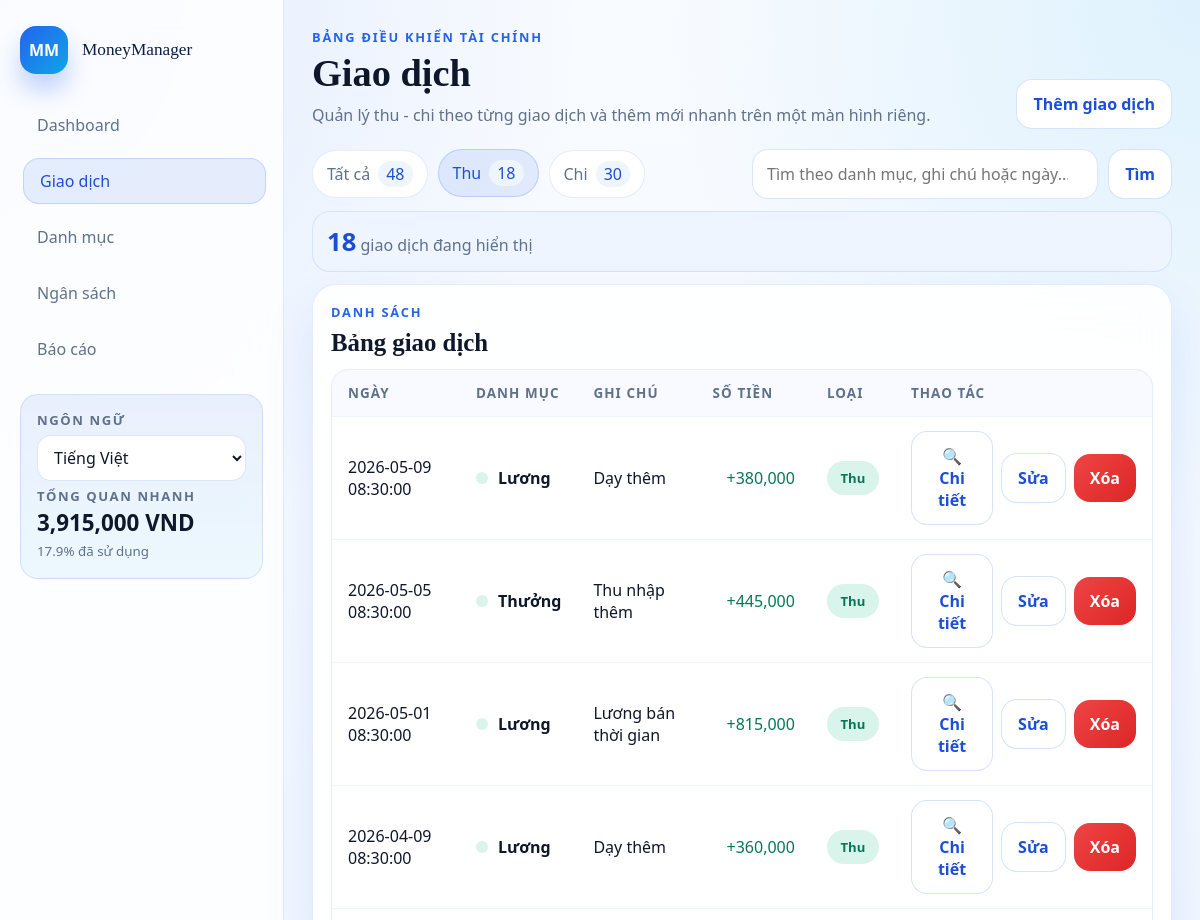
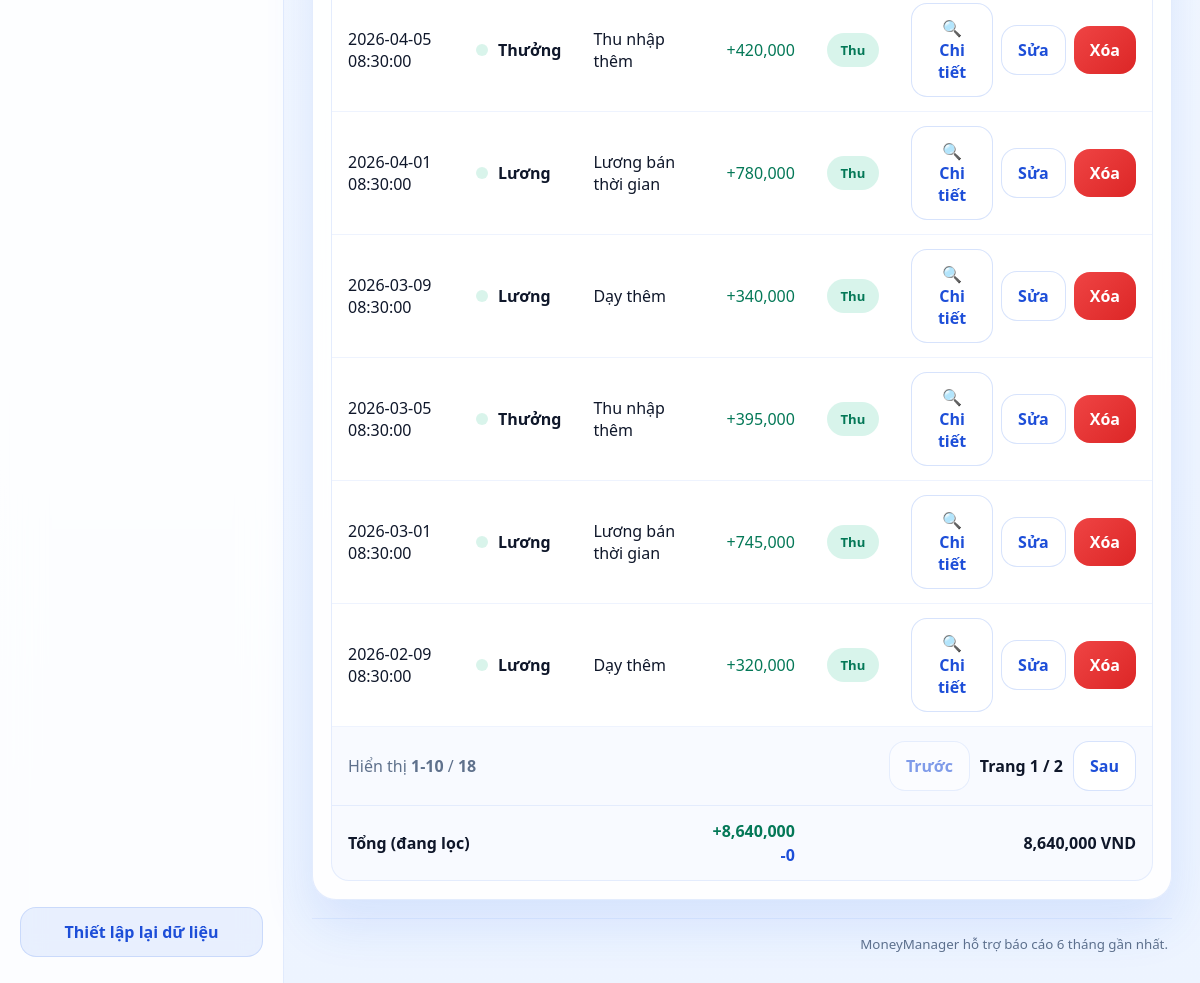
The page /transactions?q=&type=income on the database its author committed (2 pictures, top to bottom).
### tables this page shows
CREATE TABLE transactions (
        id INTEGER PRIMARY KEY AUTOINCREMENT,
        date TEXT NOT NULL,
        amount REAL NOT NULL,           -- Số dương cho thu, số âm cho chi
        category_id INTEGER NOT NULL,   -- Tham chiếu sang bảng categories
        note TEXT,
        FOREIGN KEY (category_id) REFERENCES categories (id)
        );

CREATE TABLE categories (
            id INTEGER PRIMARY KEY AUTOINCREMENT,
            key TEXT UNIQUE NOT NULL,
            value TEXT NOT NULL,
            type INTEGER NOT NULL CHECK (type IN (0, 1)) -- 0: chi, 1: thu
        );

### app.py (the view)
@app.route("/transactions")
def transactions_page() -> str:
    search_query = request.args.get("q", default="").strip()
    return render_template(
        "transactions.html",
        **_transaction_form_context(
            "transactions",
            t("transactions_title"),
            t("transactions_subtitle"),
            search_query,
        ),
    )

### app.py (called while the page is built)
def _current_language() -> str:
    language = session.get("language", "vi")
    return language if language in FILE_TRANSLATIONS else "vi"

def t(key: str) -> str:
    language = _current_language()
    return FILE_TRANSLATIONS.get(language, FILE_TRANSLATIONS.get("vi", {})).get(key, key)

@app.context_processor
def inject_language_context() -> dict[str, object]:
    return {
        "current_lang": _current_language(),
        "supported_languages": [
            {
                "code": option["code"],
                "label": t("language_vi") if option["code"] == "vi" else t("language_en"),
            }
            for option in SUPPORTED_LANGUAGES
        ],
        "t": t,
        "category_label": _category_label,
        "note_label": _note_label,
    }

def _format_money(value: float) -> str:
    return f"{value:,.0f}"

def _category_label(category_key: str, fallback: str | None = None) -> str:
    label_key = f"category_label_{category_key}"
    label = t(label_key)
    if label != label_key:
        return label
    return fallback or category_key

def _note_label(note_text: str | None) -> str:
    if not note_text:
        return ""
    translation_key = _NOTE_TRANSLATION_KEYS.get(note_text)
    return t(translation_key) if translation_key else note_text

def _month_bounds(year: int, month: int) -> tuple[str, str]:
    start = datetime(year, month, 1, 0, 0, 0)
    end_day = calendar.monthrange(year, month)[1]
    end = datetime(year, month, end_day, 23, 59, 59)
    return start.strftime("%Y-%m-%d %H:%M:%S"), end.strftime("%Y-%m-%d %H:%M:%S")

def _ensure_db() -> None:
    if not app.config.get("DATABASE_READY", False):
        db_helper.init_db()
        app.config["DATABASE_READY"] = True

### modulo/db_helper.py (called while the page is built)
def get_connection():
    db_dir = os.path.join(os.path.dirname(__file__), '../database')
    db_path = os.path.join(db_dir, 'finance.db')
    os.makedirs(db_dir, exist_ok=True)
    conn = sqlite3.connect(db_path)
    conn.row_factory = sqlite3.Row
    return conn

def get_all_categories():
    conn = get_connection()
    cursor = conn.cursor()
    cursor.execute('SELECT * FROM categories ORDER BY type, value')
    rows = cursor.fetchall()
    conn.close()
    return [dict(row) for row in rows]

def get_setting(key):
    conn = get_connection()
    cursor = conn.cursor()
    cursor.execute('SELECT value FROM settings WHERE key = ?', (key,))
    row = cursor.fetchone()
    conn.close()
    return row['value'] if row else None

### templates/transactions.html (shortened to what this page needs)
{% extends "base.html" %}
{% block content %}
<section class="transaction-toolbar">
  <div class="chip-row">
    <a class="chip {% if transaction_type_filter == 'all' %}active{% endif %}" href="{{ url_for('transactions_page', q=search_query) }}">
      {{ t('all') }} <span>{{ transaction_type_counts.all }}</span>
    </a>
    <a class="chip {% if transaction_type_filter == 'income' %}active{% endif %}" href="{{ url_for('transactions_page', q=search_query, type='income') }}">
      {{ t('income') }} <span>{{ transaction_type_counts.income }}</span>
    </a>
    <a class="chip {% if transaction_type_filter == 'expense' %}active{% endif %}" href="{{ url_for('transactions_page', q=search_query, type='expense') }}">
      {{ t('expense') }} <span>{{ transaction_type_counts.expense }}</span>
    </a>
  </div>
  <form class="search-bar search-bar-wide" method="get" action="{{ url_for('transactions_page') }}">
    <input id="transactionSearch" type="search" name="q" value="{{ search_query }}" placeholder="{{ t('search_placeholder') }}">
    <button type="submit" class="btn btn-outline">{{ t('search') }}</button>
  </form>
</section>
<section class="transaction-summary-strip module-tip">
  <div>
    <strong>{{ transaction_count_display }}</strong>
    <span>{{ t('search_results') }}</span>
  </div>
</section>
<section class="module-grid module-grid-transactions">
  <article class="panel panel-wide">
    <div class="panel-head panel-head-tight">
      <div>
        <p class="panel-kicker">{{ t('transaction_list') }}</p>
        <h2>{{ t('transactions_table') }}</h2>
      </div>
    </div>
    <div class="table-wrap">
      <table class="transaction-table">
        <thead>
          <tr>
            <th>{{ t('date') }}</th>
            <th>{{ t('category') }}</th>
            <th>{{ t('note') }}</th>
            <th class="align-right">{{ t('amount') }}</th>
            <th>{{ t('type') }}</th>
            <th class="align-right">{{ t('action') }}</th>
          </tr>
        </thead>
        <tbody id="transactionTableBody">
          {% for item in transactions %}
            <tr class="transaction-row-clickable"
              data-search="{{ item.date }} {{ category_label(item.category_key, item.category_name) }} {{ item.category_key }} {{ note_label(item.note) }} {{ item.note or '' }} {{ item.amount }}"
                data-transaction-id="{{ item.id }}"
                data-transaction-date="{{ item.date }}"
                data-transaction-category="{{ category_label(item.category_key, item.category_name) }}"
              data-transaction-note="{{ note_label(item.note) }}"
                data-transaction-amount="{{ item.amount }}"
                data-transaction-amount-display="{{ item.amount|abs|money }} VND"
                data-transaction-kind="{{ t('income_type') if item.category_type == 1 else t('expense_type') }}"
                data-transaction-edit-url="{{ url_for('edit_transaction', transaction_id=item.id) }}"
                data-transaction-delete-url="{{ url_for('delete_transaction', transaction_id=item.id) }}">
              <td>{{ item.date }}</td>
              <td>
                <div class="table-category">
                  <span class="transaction-dot {{ 'income' if item.category_type == 1 else 'expense' }}"></span>
                  <strong>{{ category_label(item.category_key, item.category_name) }}</strong>
                </div>
              </td>
              <td>{{ note_label(item.note) or '-' }}</td>
              <td class="align-right amount-cell {{ 'income' if item.amount >= 0 else 'expense' }}">
                {{ '+' if item.amount >= 0 else '-' }}{{ item.amount|abs|money }}
              </td>
              <td>
                <span class="badge {{ 'badge-income' if item.category_type == 1 else 'badge-expense' }}">
                  {{ t('income') if item.category_type == 1 else t('expense') }}
                </span>
              </td>
              <td>
                <div class="table-actions">
                  <button type="button" class="btn btn-mini btn-outline" data-open-detail-modal>🔍 {{ t('details') }}</button>
                  <a class="btn btn-mini btn-outline" href="{{ url_for('edit_transaction', transaction_id=item.id) }}">{{ t('edit') }}</a>
                  <form action="{{ url_for('delete_transaction', transaction_id=item.id) }}" method="post" data-confirm="{{ t('confirm_delete_transaction') }}" onsubmit="return confirm(this.dataset.confirm);">
                    <button type="submit" class="btn btn-mini btn-danger">{{ t('delete') }}</button>
                  </form>
                </div>
              </td>
            </tr>
          {% else %}
            <tr class="empty-row">
              <td colspan="6">{{ t('no_transactions') }}</td>
            </tr>
          {% endfor %}
        </tbody>
        <tfoot>
          <tr class="table-foot table-foot-pagination">
            <td colspan="6">
              <div class="table-pagination">
                <div>
                  {{ t('showing') }} <strong>{{ pagination.display_start }}-{{ pagination.display_end }}</strong>
                  / <strong>{{ pagination.total_items }}</strong>
                </div>
                <div class="pagination-actions">
                  {% if pagination.has_prev %}
                    <a class="btn btn-mini btn-outline" href="{{ url_for('transactions_page', q=search_query, type=transaction_type_filter, page=pagination.prev_page) }}">{{ t('previous') }}</a>
                  {% else %}
                    <span class="btn btn-mini btn-outline is-disabled">{{ t('previous') }}</span>
                  {% endif %}
                  <span class="pagination-page">{{ t('page') }} <strong>{{ pagination.page }}</strong> / {{ pagination.total_pages }}</span>
                  {% if pagination.has_next %}
                    <a class="btn btn-mini btn-outline" href="{{ url_for('transactions_page', q=search_query, type=transaction_type_filter, page=pagination.next_page) }}">{{ t('next') }}</a>
                  {% else %}
                    <span class="btn btn-mini btn-outline is-disabled">{{ t('next') }}</span>
                  {% endif %}
                </div>
              </div>
            </td>
          </tr>
          <tr class="table-foot">
            <td colspan="3"><strong>{{ t('filter_total') }}</strong></td>
            <td class="align-right">
              <div class="table-foot-stack">
                <div class="income">+{{ transactions_total_income|money }}</div>
                <div class="expense">-{{ transactions_total_expense|money }}</div>
              </div>
            </td>
            <td colspan="2" class="align-right"><strong>{{ transactions_total_net|money }} VND</strong></td>
          </tr>
        </tfoot>
      </table>
    </div>
  </article>
</section>
{% endblock %}

### rows shown on the page
transactions: date "2026-05-09 08:30:00", note "Dạy thêm", amount "+", amount|abs "380,000", t "Chi tiết", t "Sửa", t "Xóa"
categories: key+value "Lương", type "Thu"
transactions: date "2026-05-05 08:30:00", note "Thu nhập thêm", amount "+", amount|abs "445,000", t "Chi tiết", t "Sửa", t "Xóa"
categories: key+value "Thưởng", type "Thu"
transactions: date "2026-05-01 08:30:00", note "Lương bán thời gian", amount "+", amount|abs "815,000", t "Chi tiết", t "Sửa", t "Xóa"
transactions: date "2026-04-09 08:30:00", note "Dạy thêm", amount "+", amount|abs "360,000", t "Chi tiết", t "Sửa", t "Xóa"
transactions: date "2026-04-05 08:30:00", note "Thu nhập thêm", amount "+", amount|abs "420,000", t "Chi tiết", t "Sửa", t "Xóa"
transactions: date "2026-04-01 08:30:00", note "Lương bán thời gian", amount "+", amount|abs "780,000", t "Chi tiết", t "Sửa", t "Xóa"
transactions: date "2026-03-09 08:30:00", note "Dạy thêm", amount "+", amount|abs "340,000", t "Chi tiết", t "Sửa", t "Xóa"
transactions: date "2026-03-05 08:30:00", note "Thu nhập thêm", amount "+", amount|abs "395,000", t "Chi tiết", t "Sửa", t "Xóa"
transactions: date "2026-03-01 08:30:00", note "Lương bán thời gian", amount "+", amount|abs "745,000", t "Chi tiết", t "Sửa", t "Xóa"
transactions: date "2026-02-09 08:30:00", note "Dạy thêm", amount "+", amount|abs "320,000", t "Chi tiết", t "Sửa", t "Xóa"

### other values the page prints
{{ t('dashboard') }} "Dashboard"
{{ t('transactions') }} "Giao dịch"
{{ t('categories') }} "Danh mục"
{{ t('budget') }} "Ngân sách"
{{ t('reports') }} "Báo cáo"
{{ t('language') }} "NGÔN NGỮ"
{{ t('quick_overview') }} "TỔNG QUAN NHANH"
{{ current_balance_display }} "3,915,000"
{{ budget_used|round(1) }} "17.9"
{{ t('budget_used_text') }} "đã sử dụng"
{{ t('reset_data') }} "Thiết lập lại dữ liệu"
{{ t('finance_dashboard') }} "BẢNG ĐIỀU KHIỂN TÀI CHÍNH"
{{ page_title }} "Giao dịch"
{{ page_subtitle }} "Quản lý thu - chi theo từng giao dịch và thêm mới nhanh trên một màn hình riêng."
{{ t('add_transaction') }} "Thêm giao dịch"
